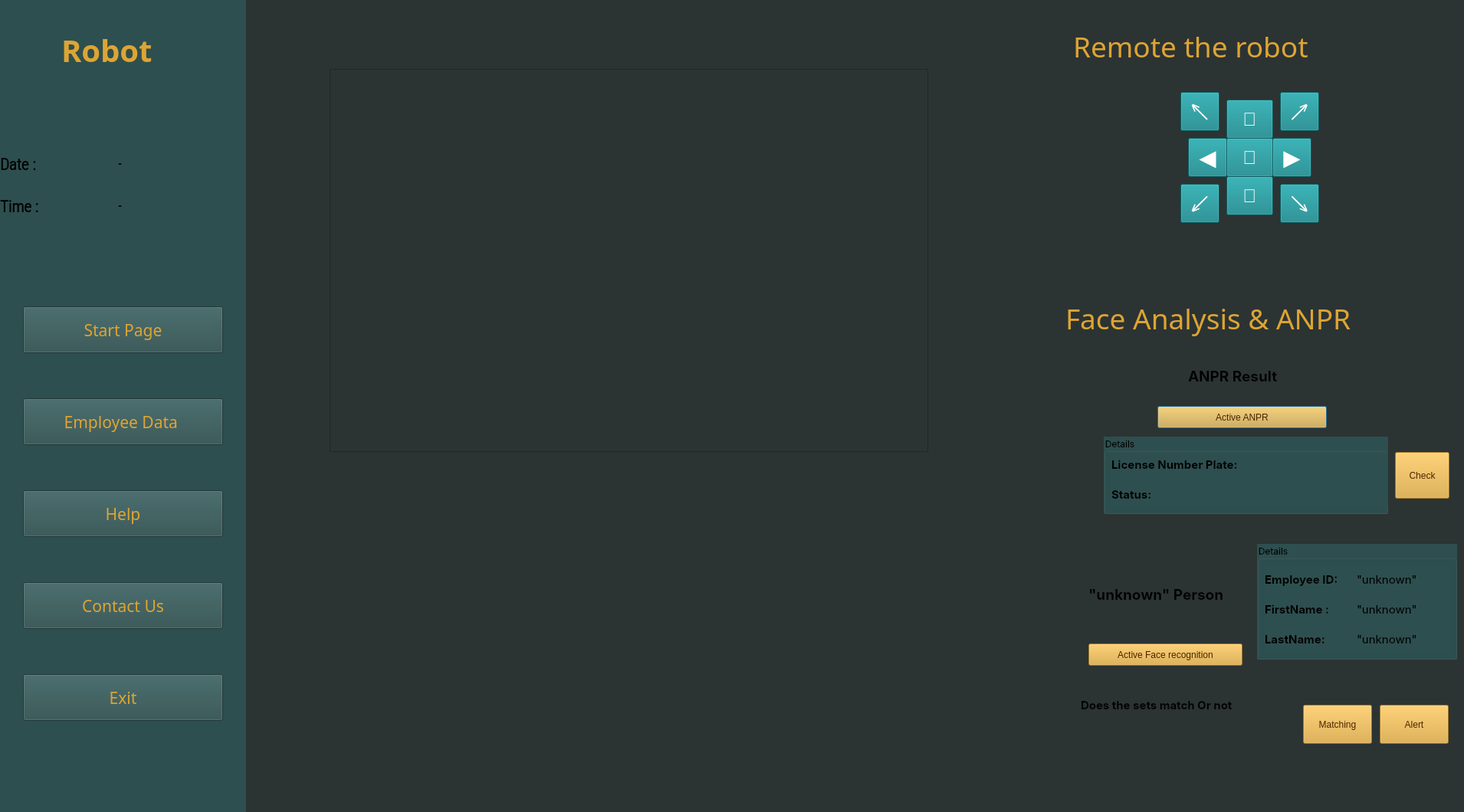
<?xml version="1.0" encoding="UTF-8"?>
<ui version="4.0">
 <class>Dash</class>
 <widget class="QDialog" name="Dash">
  <property name="geometry">
   <rect>
    <x>0</x>
    <y>0</y>
    <width>1910</width>
    <height>1060</height>
   </rect>
  </property>
  <property name="windowTitle">
   <string>Dialog</string>
  </property>
  <widget class="QWidget" name="widget_2" native="true">
   <property name="geometry">
    <rect>
     <x>0</x>
     <y>-20</y>
     <width>1920</width>
     <height>1080</height>
    </rect>
   </property>
   <property name="autoFillBackground">
    <bool>false</bool>
   </property>
   <property name="styleSheet">
    <string notr="true">background-color: rgb(44, 51, 51);</string>
   </property>
   <widget class="QLabel" name="label_5">
    <property name="geometry">
     <rect>
      <x>1390</x>
      <y>350</y>
      <width>511</width>
      <height>171</height>
     </rect>
    </property>
    <property name="font">
     <font>
      <family>SF Pro Rounded</family>
      <pointsize>28</pointsize>
      <weight>10</weight>
      <italic>false</italic>
      <bold>false</bold>
     </font>
    </property>
    <property name="styleSheet">
     <string notr="true">
color: rgb(221, 165, 51);
background-color: transparent;
font: 81 28pt &quot;SF Pro Rounded&quot;;</string>
    </property>
    <property name="text">
     <string>Face Analysis &amp; ANPR</string>
    </property>
   </widget>
   <widget class="QLabel" name="label_7">
    <property name="geometry">
     <rect>
      <x>1400</x>
      <y>40</y>
      <width>411</width>
      <height>81</height>
     </rect>
    </property>
    <property name="font">
     <font>
      <family>SF Pro Rounded</family>
      <pointsize>28</pointsize>
      <weight>10</weight>
      <italic>false</italic>
      <bold>false</bold>
     </font>
    </property>
    <property name="styleSheet">
     <string notr="true">color: rgb(221, 165, 51);

background-color: transparent;
font: 81 28pt &quot;SF Pro Rounded&quot;;</string>
    </property>
    <property name="text">
     <string>Remote the robot</string>
    </property>
   </widget>
   <widget class="QToolButton" name="bt_4">
    <property name="geometry">
     <rect>
      <x>1550</x>
      <y>200</y>
      <width>51</width>
      <height>51</height>
     </rect>
    </property>
    <property name="font">
     <font>
      <pointsize>22</pointsize>
     </font>
    </property>
    <property name="styleSheet">
     <string notr="true">background-color: rgb(14, 131, 136);
color: rgb(255, 255, 255);
</string>
    </property>
    <property name="text">
     <string>◀️</string>
    </property>
   </widget>
   <widget class="QToolButton" name="bt_6">
    <property name="geometry">
     <rect>
      <x>1660</x>
      <y>200</y>
      <width>51</width>
      <height>51</height>
     </rect>
    </property>
    <property name="font">
     <font>
      <pointsize>22</pointsize>
     </font>
    </property>
    <property name="styleSheet">
     <string notr="true">background-color: rgb(14, 131, 136);
color: rgb(255, 255, 255);
</string>
    </property>
    <property name="text">
     <string>▶️</string>
    </property>
   </widget>
   <widget class="QToolButton" name="bt_8">
    <property name="geometry">
     <rect>
      <x>1600</x>
      <y>150</y>
      <width>61</width>
      <height>51</height>
     </rect>
    </property>
    <property name="font">
     <font>
      <pointsize>18</pointsize>
     </font>
    </property>
    <property name="styleSheet">
     <string notr="true">background-color: rgb(14, 131, 136);
color: rgb(255, 255, 255);
</string>
    </property>
    <property name="text">
     <string>🔼</string>
    </property>
   </widget>
   <widget class="QToolButton" name="bt_2">
    <property name="geometry">
     <rect>
      <x>1600</x>
      <y>250</y>
      <width>61</width>
      <height>51</height>
     </rect>
    </property>
    <property name="font">
     <font>
      <pointsize>18</pointsize>
     </font>
    </property>
    <property name="styleSheet">
     <string notr="true">background-color: rgb(14, 131, 136);
color: rgb(255, 255, 255);
</string>
    </property>
    <property name="text">
     <string>🔽</string>
    </property>
   </widget>
   <widget class="QToolButton" name="bt_7">
    <property name="geometry">
     <rect>
      <x>1540</x>
      <y>140</y>
      <width>51</width>
      <height>51</height>
     </rect>
    </property>
    <property name="font">
     <font>
      <pointsize>22</pointsize>
     </font>
    </property>
    <property name="styleSheet">
     <string notr="true">background-color: rgb(14, 131, 136);
color: rgb(255, 255, 255);
</string>
    </property>
    <property name="text">
     <string>↖️</string>
    </property>
    <property name="checkable">
     <bool>false</bool>
    </property>
   </widget>
   <widget class="QToolButton" name="bt_9">
    <property name="geometry">
     <rect>
      <x>1670</x>
      <y>140</y>
      <width>51</width>
      <height>51</height>
     </rect>
    </property>
    <property name="font">
     <font>
      <pointsize>22</pointsize>
     </font>
    </property>
    <property name="styleSheet">
     <string notr="true">background-color: rgb(14, 131, 136);
color: rgb(255, 255, 255);
</string>
    </property>
    <property name="text">
     <string>↗️</string>
    </property>
    <property name="checkable">
     <bool>false</bool>
    </property>
   </widget>
   <widget class="QToolButton" name="bt_1">
    <property name="geometry">
     <rect>
      <x>1540</x>
      <y>260</y>
      <width>51</width>
      <height>51</height>
     </rect>
    </property>
    <property name="font">
     <font>
      <pointsize>22</pointsize>
     </font>
    </property>
    <property name="styleSheet">
     <string notr="true">background-color: rgb(14, 131, 136);
color: rgb(255, 255, 255);
</string>
    </property>
    <property name="text">
     <string>↙️</string>
    </property>
   </widget>
   <widget class="QToolButton" name="bt_3">
    <property name="geometry">
     <rect>
      <x>1670</x>
      <y>260</y>
      <width>51</width>
      <height>51</height>
     </rect>
    </property>
    <property name="font">
     <font>
      <pointsize>22</pointsize>
     </font>
    </property>
    <property name="styleSheet">
     <string notr="true">background-color: rgb(14, 131, 136);
color: rgb(255, 255, 255);
</string>
    </property>
    <property name="text">
     <string>↘️</string>
    </property>
   </widget>
   <widget class="QToolButton" name="bt_0">
    <property name="geometry">
     <rect>
      <x>1600</x>
      <y>200</y>
      <width>61</width>
      <height>51</height>
     </rect>
    </property>
    <property name="font">
     <font>
      <pointsize>18</pointsize>
     </font>
    </property>
    <property name="styleSheet">
     <string notr="true">background-color: rgb(14, 131, 136);
color: rgb(255, 255, 255);
</string>
    </property>
    <property name="text">
     <string>🔄</string>
    </property>
   </widget>
   <widget class="QPushButton" name="bt_anpr">
    <property name="geometry">
     <rect>
      <x>1510</x>
      <y>550</y>
      <width>221</width>
      <height>29</height>
     </rect>
    </property>
    <property name="styleSheet">
     <string notr="true">background-color: rgb(221, 165, 51);
color: rgb(74, 37, 0);

font: 81 10pt &quot;SF Pro Rounded&quot;;
</string>
    </property>
    <property name="text">
     <string>Active ANPR</string>
    </property>
    <property name="checkable">
     <bool>false</bool>
    </property>
    <property name="checked">
     <bool>false</bool>
    </property>
   </widget>
   <widget class="QPushButton" name="bt_face">
    <property name="geometry">
     <rect>
      <x>1420</x>
      <y>860</y>
      <width>201</width>
      <height>29</height>
     </rect>
    </property>
    <property name="styleSheet">
     <string notr="true">background-color: rgb(221, 165, 51);
color: rgb(74, 37, 0);

font: 81 10pt &quot;SF Pro Rounded&quot;;
</string>
    </property>
    <property name="text">
     <string>Active Face recognition</string>
    </property>
   </widget>
   <widget class="QGroupBox" name="groupBox">
    <property name="geometry">
     <rect>
      <x>1440</x>
      <y>590</y>
      <width>371</width>
      <height>101</height>
     </rect>
    </property>
    <property name="font">
     <font>
      <family>SF Pro Display</family>
     </font>
    </property>
    <property name="styleSheet">
     <string notr="true">background-color: rgb(46, 79, 79);</string>
    </property>
    <property name="title">
     <string>Details</string>
    </property>
    <property name="checkable">
     <bool>false</bool>
    </property>
    <widget class="QWidget" name="verticalLayoutWidget">
     <property name="geometry">
      <rect>
       <x>10</x>
       <y>20</y>
       <width>201</width>
       <height>71</height>
      </rect>
     </property>
     <layout class="QVBoxLayout" name="verticalLayout">
      <item>
       <widget class="QLabel" name="label_8">
        <property name="font">
         <font>
          <family>SF Pro Display</family>
          <pointsize>11</pointsize>
          <weight>75</weight>
          <bold>true</bold>
         </font>
        </property>
        <property name="text">
         <string>License Number Plate:</string>
        </property>
       </widget>
      </item>
      <item>
       <widget class="QLabel" name="label_10">
        <property name="font">
         <font>
          <family>SF Pro Display</family>
          <pointsize>11</pointsize>
          <weight>75</weight>
          <bold>true</bold>
         </font>
        </property>
        <property name="text">
         <string>Status:</string>
        </property>
       </widget>
      </item>
     </layout>
    </widget>
    <widget class="QWidget" name="verticalLayoutWidget_2">
     <property name="geometry">
      <rect>
       <x>210</x>
       <y>20</y>
       <width>161</width>
       <height>71</height>
      </rect>
     </property>
     <layout class="QVBoxLayout" name="verticalLayout_2">
      <item>
       <widget class="QLineEdit" name="lineEdit">
        <property name="sizePolicy">
         <sizepolicy hsizetype="Expanding" vsizetype="Preferred">
          <horstretch>0</horstretch>
          <verstretch>0</verstretch>
         </sizepolicy>
        </property>
        <property name="font">
         <font>
          <family>SF Pro Display</family>
          <pointsize>11</pointsize>
         </font>
        </property>
        <property name="styleSheet">
         <string notr="true"/>
        </property>
        <property name="frame">
         <bool>false</bool>
        </property>
        <property name="cursorMoveStyle">
         <enum>Qt::LogicalMoveStyle</enum>
        </property>
       </widget>
      </item>
      <item>
       <widget class="QLabel" name="statuslabel">
        <property name="font">
         <font>
          <family>SF Pro Display</family>
          <pointsize>12</pointsize>
          <weight>50</weight>
          <bold>false</bold>
         </font>
        </property>
        <property name="text">
         <string/>
        </property>
       </widget>
      </item>
     </layout>
    </widget>
   </widget>
   <widget class="QLabel" name="imgLabel">
    <property name="geometry">
     <rect>
      <x>430</x>
      <y>110</y>
      <width>781</width>
      <height>500</height>
     </rect>
    </property>
    <property name="minimumSize">
     <size>
      <width>4</width>
      <height>0</height>
     </size>
    </property>
    <property name="maximumSize">
     <size>
      <width>800</width>
      <height>500</height>
     </size>
    </property>
    <property name="layoutDirection">
     <enum>Qt::LeftToRight</enum>
    </property>
    <property name="styleSheet">
     <string notr="true"/>
    </property>
    <property name="frameShape">
     <enum>QFrame::StyledPanel</enum>
    </property>
    <property name="frameShadow">
     <enum>QFrame::Plain</enum>
    </property>
    <property name="text">
     <string/>
    </property>
   </widget>
   <widget class="QLabel" name="frameP">
    <property name="geometry">
     <rect>
      <x>1550</x>
      <y>480</y>
      <width>151</width>
      <height>61</height>
     </rect>
    </property>
    <property name="font">
     <font>
      <family>SF Pro Display</family>
      <pointsize>14</pointsize>
      <weight>75</weight>
      <bold>true</bold>
      <strikeout>false</strikeout>
     </font>
    </property>
    <property name="layoutDirection">
     <enum>Qt::LeftToRight</enum>
    </property>
    <property name="text">
     <string>ANPR Result</string>
    </property>
   </widget>
   <widget class="QLabel" name="frameF">
    <property name="geometry">
     <rect>
      <x>1420</x>
      <y>740</y>
      <width>201</width>
      <height>111</height>
     </rect>
    </property>
    <property name="font">
     <font>
      <family>SF Pro Display</family>
      <pointsize>14</pointsize>
      <weight>75</weight>
      <bold>true</bold>
      <strikeout>false</strikeout>
     </font>
    </property>
    <property name="layoutDirection">
     <enum>Qt::LeftToRight</enum>
    </property>
    <property name="styleSheet">
     <string notr="true"/>
    </property>
    <property name="text">
     <string>&quot;unknown&quot; Person</string>
    </property>
   </widget>
   <widget class="QGroupBox" name="groupBox_2">
    <property name="geometry">
     <rect>
      <x>1640</x>
      <y>730</y>
      <width>261</width>
      <height>151</height>
     </rect>
    </property>
    <property name="font">
     <font>
      <family>SF Pro Display</family>
     </font>
    </property>
    <property name="styleSheet">
     <string notr="true">background-color: rgb(46, 79, 79);
</string>
    </property>
    <property name="title">
     <string>Details</string>
    </property>
    <widget class="QWidget" name="verticalLayoutWidget_3">
     <property name="geometry">
      <rect>
       <x>10</x>
       <y>30</y>
       <width>124</width>
       <height>111</height>
      </rect>
     </property>
     <layout class="QVBoxLayout" name="verticalLayout_3">
      <item>
       <widget class="QLabel" name="label_11">
        <property name="font">
         <font>
          <family>SF Pro Display</family>
          <pointsize>11</pointsize>
          <weight>75</weight>
          <bold>true</bold>
         </font>
        </property>
        <property name="text">
         <string>Employee ID:</string>
        </property>
       </widget>
      </item>
      <item>
       <widget class="QLabel" name="label_3">
        <property name="font">
         <font>
          <family>SF Pro Display</family>
          <pointsize>11</pointsize>
          <weight>75</weight>
          <bold>true</bold>
         </font>
        </property>
        <property name="text">
         <string>FirstName : </string>
        </property>
       </widget>
      </item>
      <item>
       <widget class="QLabel" name="label_4">
        <property name="font">
         <font>
          <family>SF Pro Display</family>
          <pointsize>11</pointsize>
          <weight>75</weight>
          <bold>true</bold>
         </font>
        </property>
        <property name="text">
         <string>LastName:</string>
        </property>
       </widget>
      </item>
     </layout>
    </widget>
    <widget class="QWidget" name="verticalLayoutWidget_4">
     <property name="geometry">
      <rect>
       <x>130</x>
       <y>30</y>
       <width>121</width>
       <height>111</height>
      </rect>
     </property>
     <layout class="QVBoxLayout" name="verticalLayout_4">
      <item>
       <widget class="QLabel" name="employeeid">
        <property name="font">
         <font>
          <family>SF Pro Display</family>
          <pointsize>11</pointsize>
          <weight>50</weight>
          <bold>false</bold>
         </font>
        </property>
        <property name="text">
         <string>&quot;unknown&quot;</string>
        </property>
       </widget>
      </item>
      <item>
       <widget class="QLabel" name="firstname">
        <property name="font">
         <font>
          <family>SF Pro Display</family>
          <pointsize>11</pointsize>
          <weight>50</weight>
          <bold>false</bold>
         </font>
        </property>
        <property name="text">
         <string>&quot;unknown&quot;</string>
        </property>
       </widget>
      </item>
      <item>
       <widget class="QLabel" name="lastname">
        <property name="font">
         <font>
          <family>SF Pro Display</family>
          <pointsize>11</pointsize>
          <weight>50</weight>
          <bold>false</bold>
         </font>
        </property>
        <property name="text">
         <string>&quot;unknown&quot;</string>
        </property>
       </widget>
      </item>
     </layout>
    </widget>
   </widget>
   <widget class="QPushButton" name="bt_viewall_2">
    <property name="geometry">
     <rect>
      <x>1700</x>
      <y>940</y>
      <width>90</width>
      <height>51</height>
     </rect>
    </property>
    <property name="styleSheet">
     <string notr="true">background-color: rgb(221, 165, 51);
color: rgb(74, 37, 0);

font: 81 10pt &quot;SF Pro Rounded&quot;;
</string>
    </property>
    <property name="text">
     <string>Matching</string>
    </property>
   </widget>
   <widget class="QLabel" name="frameP_2">
    <property name="geometry">
     <rect>
      <x>1410</x>
      <y>900</y>
      <width>241</width>
      <height>81</height>
     </rect>
    </property>
    <property name="font">
     <font>
      <family>SF Pro Display</family>
      <pointsize>11</pointsize>
      <weight>75</weight>
      <bold>true</bold>
     </font>
    </property>
    <property name="layoutDirection">
     <enum>Qt::LeftToRight</enum>
    </property>
    <property name="text">
     <string>Does the sets match Or not</string>
    </property>
   </widget>
   <widget class="QPushButton" name="bt_add">
    <property name="geometry">
     <rect>
      <x>1800</x>
      <y>940</y>
      <width>90</width>
      <height>51</height>
     </rect>
    </property>
    <property name="styleSheet">
     <string notr="true">background-color: rgb(221, 165, 51);
color: rgb(74, 37, 0);

font: 81 10pt &quot;SF Pro Rounded&quot;;
</string>
    </property>
    <property name="text">
     <string>Alert</string>
    </property>
   </widget>
   <widget class="QPushButton" name="bt_check">
    <property name="geometry">
     <rect>
      <x>1820</x>
      <y>610</y>
      <width>71</width>
      <height>61</height>
     </rect>
    </property>
    <property name="styleSheet">
     <string notr="true">background-color: rgb(221, 165, 51);
color: rgb(74, 37, 0);

font: 81 10pt &quot;SF Pro Rounded&quot;;
</string>
    </property>
    <property name="text">
     <string>Check</string>
    </property>
    <property name="checkable">
     <bool>false</bool>
    </property>
    <property name="checked">
     <bool>false</bool>
    </property>
   </widget>
   <widget class="QWidget" name="widget" native="true">
    <property name="geometry">
     <rect>
      <x>0</x>
      <y>20</y>
      <width>321</width>
      <height>1081</height>
     </rect>
    </property>
    <property name="sizePolicy">
     <sizepolicy hsizetype="Preferred" vsizetype="Preferred">
      <horstretch>0</horstretch>
      <verstretch>0</verstretch>
     </sizepolicy>
    </property>
    <property name="styleSheet">
     <string notr="true">
background-color: rgb(46, 79, 79);</string>
    </property>
    <widget class="QLabel" name="label_6">
     <property name="geometry">
      <rect>
       <x>80</x>
       <y>30</y>
       <width>161</width>
       <height>71</height>
      </rect>
     </property>
     <property name="font">
      <font>
       <family>SF Pro Rounded</family>
       <pointsize>30</pointsize>
       <weight>75</weight>
       <bold>true</bold>
      </font>
     </property>
     <property name="styleSheet">
      <string notr="true">color: rgb(221, 165, 51);</string>
     </property>
     <property name="text">
      <string>Robot</string>
     </property>
    </widget>
    <widget class="QWidget" name="gridLayoutWidget">
     <property name="geometry">
      <rect>
       <x>0</x>
       <y>190</y>
       <width>301</width>
       <height>104</height>
      </rect>
     </property>
     <layout class="QGridLayout" name="gridLayout_3">
      <item row="1" column="0">
       <widget class="QLabel" name="label_2">
        <property name="font">
         <font>
          <family>Roboto Condensed Light</family>
          <pointsize>16</pointsize>
          <weight>75</weight>
          <bold>true</bold>
         </font>
        </property>
        <property name="styleSheet">
         <string notr="true"/>
        </property>
        <property name="text">
         <string>Time :</string>
        </property>
       </widget>
      </item>
      <item row="0" column="1">
       <widget class="QLabel" name="Date_Label">
        <property name="font">
         <font>
          <family>Roboto Condensed Light</family>
          <pointsize>13</pointsize>
          <weight>75</weight>
          <bold>true</bold>
         </font>
        </property>
        <property name="styleSheet">
         <string notr="true"/>
        </property>
        <property name="text">
         <string>-</string>
        </property>
       </widget>
      </item>
      <item row="1" column="1">
       <widget class="QLabel" name="Time_Label">
        <property name="font">
         <font>
          <family>Roboto Condensed Light</family>
          <pointsize>13</pointsize>
          <weight>75</weight>
          <bold>true</bold>
         </font>
        </property>
        <property name="styleSheet">
         <string notr="true"/>
        </property>
        <property name="text">
         <string>-</string>
        </property>
       </widget>
      </item>
      <item row="0" column="0">
       <widget class="QLabel" name="label">
        <property name="font">
         <font>
          <family>Roboto Condensed Light</family>
          <pointsize>16</pointsize>
          <weight>75</weight>
          <bold>true</bold>
         </font>
        </property>
        <property name="styleSheet">
         <string notr="true"/>
        </property>
        <property name="text">
         <string>Date :</string>
        </property>
       </widget>
      </item>
     </layout>
    </widget>
    <widget class="QPushButton" name="bt_startpage">
     <property name="geometry">
      <rect>
       <x>30</x>
       <y>400</y>
       <width>261</width>
       <height>61</height>
      </rect>
     </property>
     <property name="font">
      <font>
       <family>SF Pro Rounded</family>
       <pointsize>16</pointsize>
       <weight>10</weight>
       <italic>false</italic>
       <bold>false</bold>
      </font>
     </property>
     <property name="styleSheet">
      <string notr="true">color: rgb(221, 165, 51);
font: 81 16pt &quot;SF Pro Rounded&quot;;
</string>
     </property>
     <property name="text">
      <string>Start Page</string>
     </property>
    </widget>
    <widget class="QPushButton" name="bt_viewalldata">
     <property name="geometry">
      <rect>
       <x>30</x>
       <y>520</y>
       <width>261</width>
       <height>61</height>
      </rect>
     </property>
     <property name="font">
      <font>
       <family>SF Pro Rounded</family>
       <pointsize>16</pointsize>
       <weight>10</weight>
       <italic>false</italic>
       <bold>false</bold>
      </font>
     </property>
     <property name="styleSheet">
      <string notr="true">color: rgb(221, 165, 51);


font: 81  &quot;SF Pro Rounded&quot;;
</string>
     </property>
     <property name="text">
      <string>Employee Data </string>
     </property>
    </widget>
    <widget class="QPushButton" name="bt_help">
     <property name="geometry">
      <rect>
       <x>30</x>
       <y>640</y>
       <width>261</width>
       <height>61</height>
      </rect>
     </property>
     <property name="font">
      <font>
       <family>SF Pro Rounded</family>
       <pointsize>16</pointsize>
       <weight>10</weight>
       <italic>false</italic>
       <bold>false</bold>
      </font>
     </property>
     <property name="styleSheet">
      <string notr="true">color: rgb(221, 165, 51);


font: 81 16pt &quot;SF Pro Rounded&quot;;
</string>
     </property>
     <property name="text">
      <string>Help</string>
     </property>
    </widget>
    <widget class="QPushButton" name="bt_exit">
     <property name="geometry">
      <rect>
       <x>30</x>
       <y>880</y>
       <width>261</width>
       <height>61</height>
      </rect>
     </property>
     <property name="font">
      <font>
       <family>SF Pro Rounded</family>
       <pointsize>16</pointsize>
       <weight>10</weight>
       <italic>false</italic>
       <bold>false</bold>
      </font>
     </property>
     <property name="styleSheet">
      <string notr="true">color: rgb(221, 165, 51);


font: 81 16pt &quot;SF Pro Rounded&quot;;
</string>
     </property>
     <property name="text">
      <string>Exit</string>
     </property>
    </widget>
    <widget class="QPushButton" name="bt_contactus">
     <property name="geometry">
      <rect>
       <x>30</x>
       <y>760</y>
       <width>261</width>
       <height>61</height>
      </rect>
     </property>
     <property name="font">
      <font>
       <family>SF Pro Rounded</family>
       <pointsize>16</pointsize>
       <weight>10</weight>
       <italic>false</italic>
       <bold>false</bold>
      </font>
     </property>
     <property name="styleSheet">
      <string notr="true">color: rgb(221, 165, 51);



font: 81 16pt &quot;SF Pro Rounded&quot;;
</string>
     </property>
     <property name="text">
      <string>Contact Us</string>
     </property>
    </widget>
   </widget>
   <zorder>widget</zorder>
   <zorder>label_5</zorder>
   <zorder>label_7</zorder>
   <zorder>bt_4</zorder>
   <zorder>bt_6</zorder>
   <zorder>bt_8</zorder>
   <zorder>bt_2</zorder>
   <zorder>bt_7</zorder>
   <zorder>bt_9</zorder>
   <zorder>bt_1</zorder>
   <zorder>bt_3</zorder>
   <zorder>bt_0</zorder>
   <zorder>bt_anpr</zorder>
   <zorder>bt_face</zorder>
   <zorder>groupBox</zorder>
   <zorder>imgLabel</zorder>
   <zorder>frameF</zorder>
   <zorder>groupBox_2</zorder>
   <zorder>bt_viewall_2</zorder>
   <zorder>frameP_2</zorder>
   <zorder>frameP</zorder>
   <zorder>bt_add</zorder>
   <zorder>bt_check</zorder>
  </widget>
 </widget>
 <resources/>
 <connections/>
</ui>
